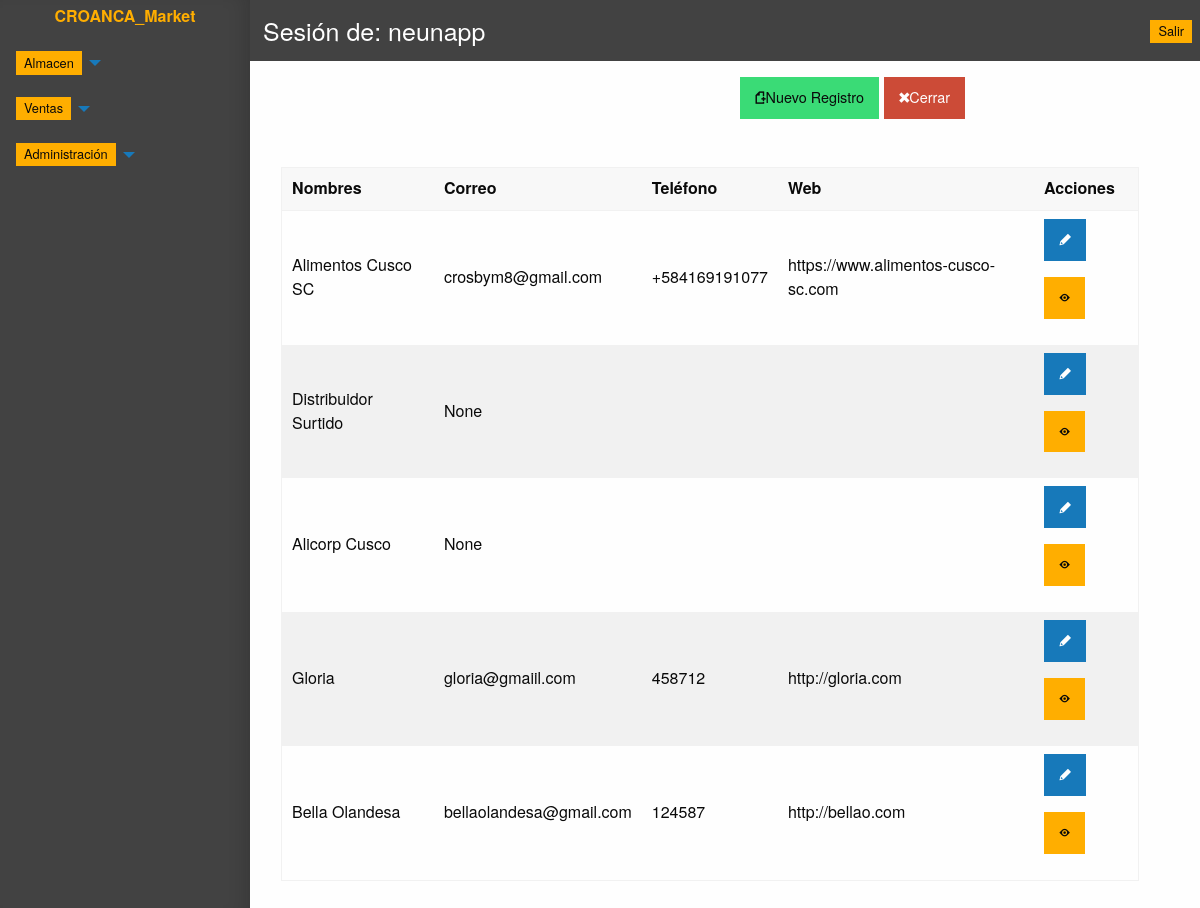
The app's page /producto/lista_proveedor/ (signed in) with its own data.
### applications/users/models.py (models this page shows, shortened)
class User(AbstractBaseUser, PermissionsMixin):
    ADMINISTRADOR = '0'
    ALMACEN = '1'
    VENTAS = '2'
    VARON = 'M'
    MUJER = 'F'
    OTRO = 'O'
    OCUPATION_CHOICES = [
        (ADMINISTRADOR, 'Administrador'),
        (ALMACEN, 'Almacen'),
        (VENTAS, 'Ventas'),
    ]
    GENDER_CHOICES = [
        (VARON, 'Masculino'),
        (MUJER, 'Femenino'),
        (OTRO, 'Otros'),
    ]
    email = models.EmailField(unique=True)
    full_name = models.CharField('Nombres', max_length=100)
    ocupation = models.CharField(
        max_length=1,
        choices=OCUPATION_CHOICES,
        blank=True
    )
    genero = models.CharField(
        max_length=1,
        choices=GENDER_CHOICES,
        blank=True
    )
    date_birth = models.DateField(
        'Fecha de nacimiento',
        blank=True,
        null=True
    )
    is_staff = models.BooleanField(default=False)
    is_active = models.BooleanField(default=False)
    USERNAME_FIELD = 'email'
    REQUIRED_FIELDS = ['full_name']
    objects = UserManager()

### applications/producto/models.py (models this page shows, shortened)
class Provider(TimeStampedModel):
    name = models.CharField(
        'Razon Social',
        max_length=100
    )
    email = models.EmailField(
        blank=True,
        null=True
    )
    phone = models.CharField(
        'telefonos',
        max_length=40,
        blank=True,
    )
    web = models.URLField(
        'sitio web',
        blank=True,
    )
    objects = ProviderManager()
    class Meta:
        verbose_name = 'Proveedor'
        verbose_name_plural = 'Proveedores'

### applications/producto/views.py (the view)
class ProviderListView(AlmacenPermisoMixin, ListView):
    template_name = "producto/lista-proveedor.html"
    context_object_name = 'proveedores'
    paginate_by = 10
    def get_queryset(self):
        kword = self.request.GET.get("kword", '')
        order = self.request.GET.get("order", '')
        queryset = Provider.objects.buscar_proveedor(kword, order)
        return queryset

### applications/producto/managers.py (called while the page is built)
    def buscar_proveedor(self, kword, order):
        consulta = self.filter(
            Q(name__icontains=kword) | Q(email=kword)
        )
        if order == 'name':
            return consulta.order_by('name')
        elif order == 'email':
            return consulta.order_by('email')
        else:
            return consulta.order_by('-created')

### applications/users/mixins.py (called while the page is built)
def check_ocupation_user(ocupation, user_ocupation):
    if (ocupation == User.ADMINISTRADOR or ocupation == user_ocupation):
        return True
    else:
        return False

    def dispatch(self, request, *args, **kwargs):
        if not request.user.is_authenticated:
            return self.handle_no_permission()
        if not check_ocupation_user(request.user.ocupation, User.ALMACEN):
            return HttpResponseRedirect(
                reverse(
                    'users_app:user-login'
                )
            )
        return super().dispatch(request, *args, **kwargs)

### templates/producto/lista-proveedor.html (shortened to what this page needs)
{% extends "producto/base_producto.html" %}
{% load static %}
{% block panel-content %}
  <div class="grid-container">
    <div class="grid-x grid-margin-x align-right">
      <div class="cell small-12 medium-6">
        <a href="{% url 'producto_app:provider-add' %}" class="button success fi-page-add">Nuevo Registro</a>
        <a href="{% url 'home_app:index' %}" class="button alert fi-x">Cerrar</a>
      </div>
    </div>
    <div class="cell grid-x grid-margin-x" style="margin-top: 2em;">
      <div class="cell small-12">
        <table class="hover stack">
          <thead>
            <th>Nombres</th>
            <th>Correo</th>
            <th>Teléfono</th>
            <th>Web</th>
            <th>Acciones</th>
          </thead>
          <tbody>
            {% for proveedor in proveedores %}
              <tr>
                <td>{{ proveedor.name }}</td>
                <td>{{ proveedor.email }}</td>
                <td>{{ proveedor.phone }}</td>
                <td>{{ proveedor.web }}</td>
                <td>
                  <a href="{% url 'producto_app:provider-update' proveedor.id %}" class="button"><i class="fi-pencil"></i></a>
                  <a href="{% url 'producto_app:provider-detail' proveedor.id %}" class="button warning"><i class="fi-eye"></i></a>
                </td>
              </tr>
            {% endfor %}
          </tbody>
        </table>
      </div>
    </div>
  </div>
{% endblock panel-content %}

### templates/producto/base_producto.html (shortened to what this page needs)
{% extends "panel.html" %}
{% load  static %}

### templates/panel.html (shortened to what this page needs)
{% extends "base.html" %}
{% load  static %}
{% block content %}
<div class="off-canvas-wrapper">
  <div class="off-canvas-wrapper-inner" data-off-canvas-wrapper>
    <div class="off-canvas position-left reveal-for-large" id="my-info" data-off-canvas data-position="left" style="background-color: #424242;">
      <div class="row column">
        <a href="{% url 'home_app:index' %}">
          <h6 style="text-align: center; padding: 0.3em; color: #ffae00; font-weight: bold;">CROANCA_Market</h6>
        </a>
        <ul class="vertical medium-horizontal menu" menu" data-responsive-menu="accordion medium-dropdown" data-auto-height="true" data-animate-height="true">
            <li>
              <a href="#"><span class="label warning">Almacen</span></a>
            </li>
        </ul>
        <ul class="vertical medium-horizontal menu" menu" data-responsive-menu="accordion medium-dropdown" data-auto-height="true" data-animate-height="true">
            <li>
              <a href="#"><span class="label warning">Ventas</span></a>
            </li>
        </ul>
        <ul class="vertical medium-horizontal menu" data-responsive-menu="accordion medium-dropdown" data-auto-height="true" data-animate-height="true">
            <li>
              <a href="#"><span class="label warning">Administración</span></a>
            </li>
        </ul>
      </div>
    </div>
    <div class="off-canvas-content" data-off-canvas-content>
      <div class="grid-x">
        <div class="cell top-bar" style="background-color: #424242;">
          <div class="top-bar-left">
            <h4 style="color: white; margin: 5px;">Sesión de: {{ user.full_name }}</h4>
          </div>
          <div class="top-bar-right">
            <a href="{% url 'users_app:user-logout' %}">
              <span class="label warning">Salir</span>
            </a>
          </div>
        </div>
      </div>
      <div class="grid-container" style="padding: 1em;">
        {% block panel-content %}
        {% endblock panel-content %}
      </div>
  </div>
</div>
{% endblock content %}

### templates/base.html (shortened to what this page needs)
{% load static %}
<!DOCTYPE html>
<html lang="es-MX">
<head>
  <link rel="stylesheet" href="{% static 'css/foundation.css' %}">
  <link rel="stylesheet" href="{% static 'css/foundation-icons/foundation-icons.css' %}">
  <link rel="stylesheet" href="{% static 'css/app.css' %}">
</head>
<body>
  {% block content %}
  {% endblock content %}
</body>
</html>

### templates/base.html (style rules this page uses)
#my-info { background-color: #424242; }

### records on screen
User: full_name "neunapp"
Provider: name "Alimentos Cusco SC", email "crosbym8@gmail.com", phone "+584169191077", web "https://www.alimentos-cusco-sc.com"
Provider: name "Distribuidor Surtido", email "None"
Provider: name "Alicorp Cusco", email "None"
Provider: name "Gloria", email "gloria@gmaiil.com", phone "458712", web "http://gloria.com"
Provider: name "Bella Olandesa", email "bellaolandesa@gmail.com", phone "124587", web "http://bellao.com"
